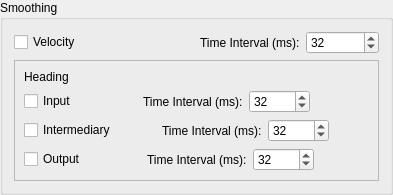
         <widget class="QGroupBox" name="groupBox_16">
          <property name="title">
           <string>Smoothing </string>
          </property>
          <layout class="QVBoxLayout" name="verticalLayout_35">
           <item>
            <layout class="QHBoxLayout" name="horizontalLayout_64">
             <item>
              <widget class="QCheckBox" name="velocitySmoothingEnabled">
               <property name="text">
                <string>Velocity</string>
               </property>
              </widget>
             </item>
             <item>
              <layout class="QHBoxLayout" name="horizontalLayout_102">
               <item>
                <widget class="QLabel" name="label_65">
                 <property name="text">
                  <string>Time Interval (ms):</string>
                 </property>
                </widget>
               </item>
               <item>
                <widget class="QSpinBox" name="velocitySmoothingInterval">
                 <property name="minimum">
                  <number>1</number>
                 </property>
                 <property name="maximum">
                  <number>10000</number>
                 </property>
                 <property name="value">
                  <number>32</number>
                 </property>
                </widget>
               </item>
              </layout>
             </item>
            </layout>
           </item>
           <item>
            <widget class="QFrame" name="frame_3">
             <property name="frameShape">
              <enum>QFrame::StyledPanel</enum>
             </property>
             <property name="frameShadow">
              <enum>QFrame::Raised</enum>
             </property>
             <layout class="QVBoxLayout" name="verticalLayout_36">
              <item>
               <widget class="QLabel" name="label_38">
                <property name="text">
                 <string>Heading</string>
                </property>
               </widget>
              </item>
              <item>
               <layout class="QHBoxLayout" name="horizontalLayout_101">
                <item>
                 <widget class="QCheckBox" name="inputSmoothingEnabled">
                  <property name="toolTip">
                   <string>Smooths the input from the treadmill</string>
                  </property>
                  <property name="text">
                   <string>Input</string>
                  </property>
                 </widget>
                </item>
                <item>
                 <spacer name="horizontalSpacer_23">
                  <property name="orientation">
                   <enum>Qt::Horizontal</enum>
                  </property>
                  <property name="sizeHint" stdset="0">
                   <size>
                    <width>40</width>
                    <height>20</height>
                   </size>
                  </property>
                 </spacer>
                </item>
                <item>
                 <widget class="QLabel" name="preBlendLabel">
                  <property name="text">
                   <string>Time Interval (ms):</string>
                  </property>
                 </widget>
                </item>
                <item>
                 <widget class="QSpinBox" name="inputSmoothingInterval">
                  <property name="minimum">
                   <number>1</number>
                  </property>
                  <property name="maximum">
                   <number>10000</number>
                  </property>
                  <property name="value">
                   <number>32</number>
                  </property>
                 </widget>
                </item>
                <item>
                 <spacer name="horizontalSpacer_22">
                  <property name="orientation">
                   <enum>Qt::Horizontal</enum>
                  </property>
                  <property name="sizeHint" stdset="0">
                   <size>
                    <width>40</width>
                    <height>20</height>
                   </size>
                  </property>
                 </spacer>
                </item>
               </layout>
              </item>
              <item>
               <layout class="QHBoxLayout" name="horizontalLayout_104">
                <item>
                 <widget class="QCheckBox" name="intermediarySmoothingEnabled">
                  <property name="toolTip">
                   <string>Smooths the angle computed from the input</string>
                  </property>
                  <property name="text">
                   <string>Intermediary</string>
                  </property>
                 </widget>
                </item>
                <item>
                 <spacer name="horizontalSpacer_28">
                  <property name="orientation">
                   <enum>Qt::Horizontal</enum>
                  </property>
                  <property name="sizeHint" stdset="0">
                   <size>
                    <width>40</width>
                    <height>20</height>
                   </size>
                  </property>
                 </spacer>
                </item>
                <item>
                 <widget class="QLabel" name="preBlendLabel_2">
                  <property name="text">
                   <string>Time Interval (ms):</string>
                  </property>
                 </widget>
                </item>
                <item>
                 <widget class="QSpinBox" name="intermediarySmoothingInterval">
                  <property name="minimum">
                   <number>1</number>
                  </property>
                  <property name="maximum">
                   <number>10000</number>
                  </property>
                  <property name="value">
                   <number>32</number>
                  </property>
                 </widget>
                </item>
                <item>
                 <spacer name="horizontalSpacer_27">
                  <property name="orientation">
                   <enum>Qt::Horizontal</enum>
                  </property>
                  <property name="sizeHint" stdset="0">
                   <size>
                    <width>40</width>
                    <height>20</height>
                   </size>
                  </property>
                 </spacer>
                </item>
               </layout>
              </item>
              <item>
               <widget class="QFrame" name="postBlendFrame">
                <property name="enabled">
                 <bool>true</bool>
                </property>
                <property name="frameShape">
                 <enum>QFrame::NoFrame</enum>
                </property>
                <property name="frameShadow">
                 <enum>QFrame::Plain</enum>
                </property>
                <layout class="QVBoxLayout" name="verticalLayout_37">
                 <property name="leftMargin">
                  <number>0</number>
                 </property>
                 <property name="topMargin">
                  <number>0</number>
                 </property>
                 <property name="rightMargin">
                  <number>0</number>
                 </property>
                 <property name="bottomMargin">
                  <number>0</number>
                 </property>
                 <item>
                  <layout class="QHBoxLayout" name="horizontalLayout_103">
                   <item>
                    <widget class="QCheckBox" name="outputSmoothingEnabled">
                     <property name="toolTip">
                      <string>Smooths the final angle after blending with auto heading</string>
                     </property>
                     <property name="text">
                      <string>Output</string>
                     </property>
                    </widget>
                   </item>
                   <item>
                    <spacer name="horizontalSpacer_26">
                     <property name="orientation">
                      <enum>Qt::Horizontal</enum>
                     </property>
                     <property name="sizeHint" stdset="0">
                      <size>
                       <width>40</width>
                       <height>20</height>
                      </size>
                     </property>
                    </spacer>
                   </item>
                   <item>
                    <widget class="QLabel" name="label_66">
                     <property name="text">
                      <string>Time Interval (ms):</string>
                     </property>
                    </widget>
                   </item>
                   <item>
                    <widget class="QSpinBox" name="outputSmoothingInterval">
                     <property name="minimum">
                      <number>1</number>
                     </property>
                     <property name="maximum">
                      <number>10000</number>
                     </property>
                     <property name="value">
                      <number>32</number>
                     </property>
                    </widget>
                   </item>
                   <item>
                    <spacer name="horizontalSpacer_21">
                     <property name="orientation">
                      <enum>Qt::Horizontal</enum>
                     </property>
                     <property name="sizeHint" stdset="0">
                      <size>
                       <width>40</width>
                       <height>20</height>
                      </size>
                     </property>
                    </spacer>
                   </item>
                  </layout>
                 </item>
                </layout>
               </widget>
              </item>
             </layout>
            </widget>
           </item>
          </layout>
         </widget>
